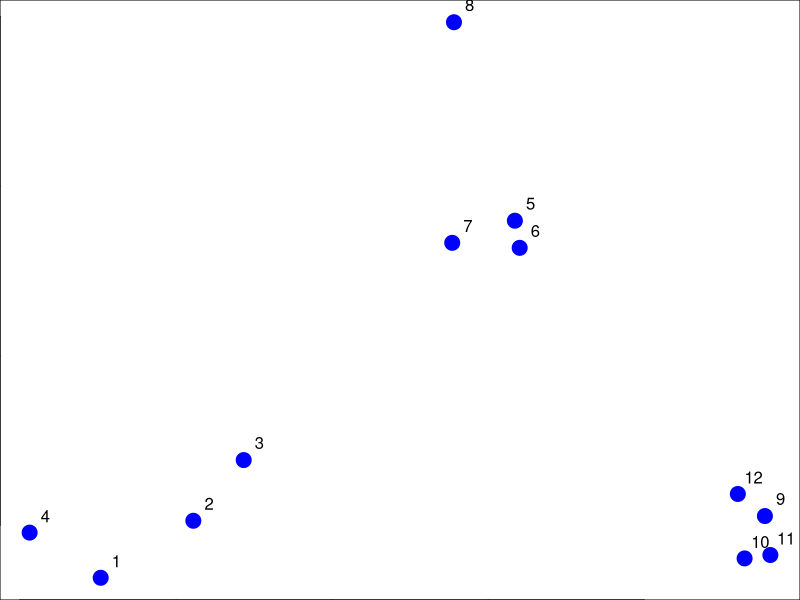
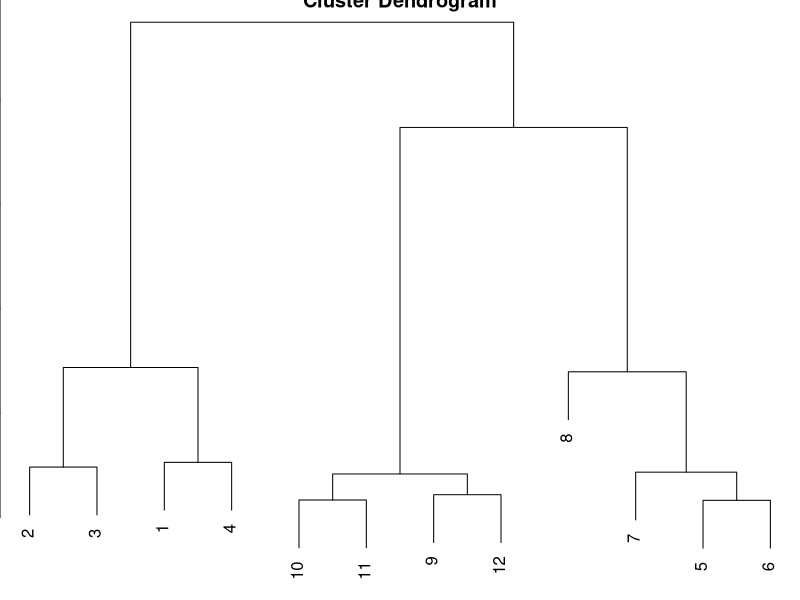

Here is the R script that generated these plots, in order: (Note: this script raises an error after producing the figures.)
### C4W3 - Hierarchical Clustering 

## Visualizing high dimensional data
## Can we find things that are close together?
#   - Close things
#   - Grouping things and visualizing
#   - Interpreting 

## Hierarchical clustering
# Is an agglomerative approach:
#  - Find closest two things > Put them together > Find next closest
# Requieres: Define a distance metric + merging approach
# Produces: A tree showing how close things are to each other

## How do we define close?
# Distance or similarity: Pick one that makes sense for your problem
#  - Continous (euclinean distance) > de = [(x1-x2)^2+...+(y1-y2)^2]^1/2
#  - Continous (correlation similarity)
#  - Binary (manhattan distance) > dm = |x1-x2|+...+|y1-y2|

## Example: Hierarchical clustering

set.seed(1234)
par(mar = c(0, 0, 0, 0))
x <- rnorm(12, mean = rep(1:3, each = 4), sd = 0.2)
y <- rnorm(12, mean = rep(c(1, 2, 1), each = 4), sd = 0.2)
plot(x, y, col = "blue", pch = 19, cex = 2)
text(x + 0.05, y + 0.05, labels = as.character(1:12))

# dist()
dataFrame <- data.frame(x = x, y = y)
distxy <- dist(dataFrame)

# Take the points closest > group them > merge them > create a single cluster
# First one is the 5,6 points, then 10,11...
# Finaly we will have a tree diagram: hclust()

hClustering <- hclust(distxy)
plot(hClustering)

# Cut the plot at some point to see how many branches of the tree

## Prettier dendrograms
# Modification of plclust for plotting hclust objects in colour
# Arguments: hclust(hclust object), 
#            lab(char vector labels tree leaves), 
#            lab.col (colour of the labels),
#            NA = default (device foreground colour)
#            hang(as in hclust & pclust Side)
# Effect: Display hierarchical cluster with coloured leaf labels

myclust <- function(hclust,
                    lab = hclust$labels,
                    lat.col = rep(1, length(hclust$labels)),
                    hang = 0.1, ...) {
           y <- rep(hclust$height, 2)
           x <- as.numeric(hpclust$merge)
           y <- y[which(x < 0)]
           x <- x[which(x < 0)]
           x <- abs(x)
           y <- y[order(x)]
           x <- x[order(x)]
           plot(hclust, labels = FALSE, hang = hang, ...)
           text(x = x, 
                y = y[hclust$order] - (max(hacluster$height)* hang),
                labels = lab[hcluster$order],
                col = lab.col[hclust$order],
                str = 90,
                adj = c(1, 0.5),
                xpd = NA, ...)
}

dataFrame <- data.frame(x = x, y = y)
distxy <- dist(dataFrame)
hClustering <- hclust(distxy)
myplclust(hclustering, 
          lab = rep(1:3, each = 4),
          lab.col = rep(1:3, each = 4))

## Merging point - complete() > complete link = distance between the farest point
## Merging point - average > distance between the center of gravity of points

# heatmap() > visuslization of high dimension data
dataFrame <- data.frame(x = x, y = y)
set.seed(143)
dataMAtrix <- as.matrix(dataFrame)[sample(1:12), ]
heatmap(dataMatrix)

## Summary:
#   - Gives an idea of the relationships between variables/observations
#   - The picture may be unstable: 
#       * Change a few points
#       * Have different missing values
#       * Pick different distance
#       * Change the merging strategy
#       * Change the scale of points for one variable
#   - But be deterministic
#   - Choosing where to cut is not that obvious
#   - Should be primarly used for exploration                    


